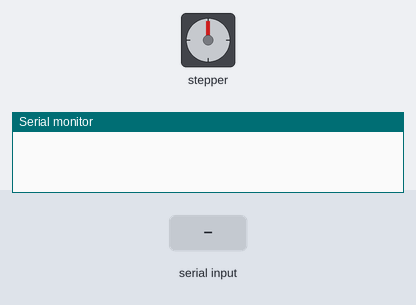
This sketch was run on a simulated Arduino Uno, built with avr-gcc and run on an emulated ATmega328P. On the bench: stepper motor, the last lines printed to the serial monitor. The inputs (shaded band) are chosen by the test bench. Stepper angles assume 200 steps per turn.

Above: at 1.2 s.
1.3 s: "90,45\n" received over Serial
At 2.8 s:
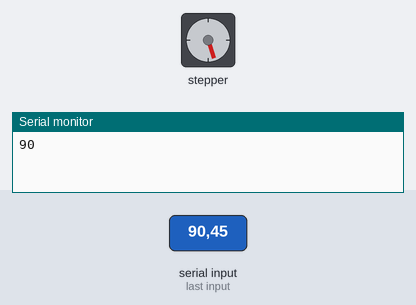
3.3 s: "30,150\n" received over Serial
At 3.88 s:
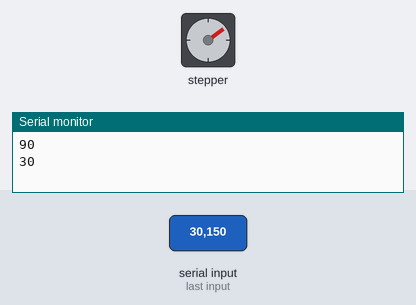
5.5 s: "200\n" received over Serial
At 6.0 s:
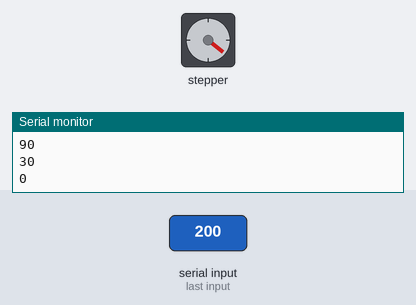
7.8 s: "5\n" received over Serial
At 7.99 s:
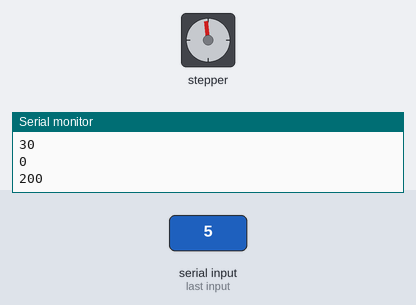
9.9 s: "90\n" received over Serial
At 10.34 s:
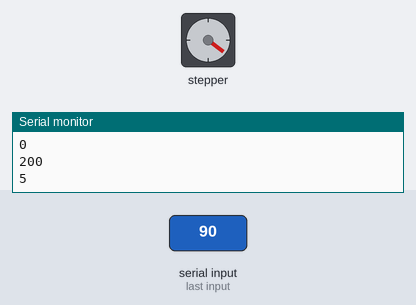
Timing chart, 0 to 12.9 s (numbered marks = the images above; inputs shaded):
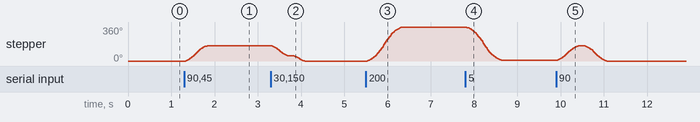

The sketch:

Stepper_Motor_Arduino.ino
```cpp
// (licence header left out)
#include <AccelStepper.h>
int x;
// Define a stepper and the pins it will use
AccelStepper stepper(AccelStepper::FULL2WIRE, 9, 8); // Defaults to AccelStepper::FULL4WIRE (4 pins) on 2, 3, 4, 5

void setup()
{
  stepper.setMaxSpeed(1000);//set Max possible
  stepper.setAcceleration(1000);//set Max possible
   Serial.begin(115200);
  Serial.setTimeout(1);
  digitalWrite(13,LOW);

}

void loop()
{
  while (!Serial.available());
  x = Serial.readString().toInt();
  stepper.runToNewPosition(x);
  Serial.println(x);\
  delay(100);
}
```

Measured:
- after the input at 1.3 s, stepper: turns 162° clockwise in 0.50 s, starting at once
- after the input at 3.3 s, stepper: turns 162° counter-clockwise in 0.75 s, starting at once
- after the input at 5.5 s, stepper: turns 360° clockwise in 0.81 s, starting at once
- after the input at 7.8 s, stepper: turns 351° counter-clockwise in 0.82 s, starting at once
- after the input at 9.9 s, stepper: turns 153° clockwise in 0.50 s, then 162° counter-clockwise in 0.50 s
